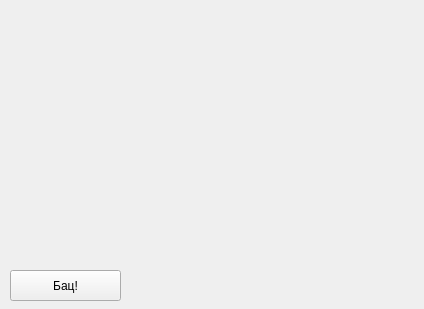
<?xml version="1.0" encoding="UTF-8"?>
<ui version="4.0">
 <class>Form</class>
 <widget class="QWidget" name="Form">
  <property name="geometry">
   <rect>
    <x>0</x>
    <y>0</y>
    <width>424</width>
    <height>309</height>
   </rect>
  </property>
  <property name="windowTitle">
   <string>Form</string>
  </property>
  <widget class="QPushButton" name="pushButton">
   <property name="geometry">
    <rect>
     <x>10</x>
     <y>270</y>
     <width>111</width>
     <height>31</height>
    </rect>
   </property>
   <property name="text">
    <string>Бац!</string>
   </property>
  </widget>
 </widget>
 <resources/>
 <connections/>
</ui>
